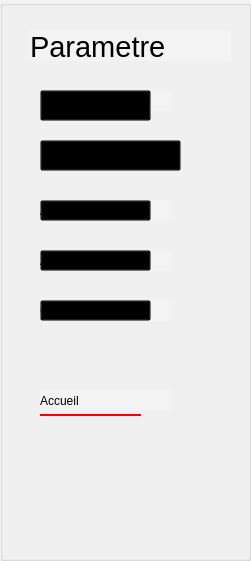
     <widget class="QGroupBox" name="groupBox_5">
      <property name="geometry">
       <rect>
        <x>580</x>
        <y>10</y>
        <width>251</width>
        <height>561</height>
       </rect>
      </property>
      <property name="styleSheet">
       <string notr="true">background-color: rgb(243, 243, 243);</string>
      </property>
      <property name="title">
       <string/>
      </property>
      <widget class="QLabel" name="label_31">
       <property name="geometry">
        <rect>
         <x>40</x>
         <y>90</y>
         <width>131</width>
         <height>21</height>
        </rect>
       </property>
       <property name="styleSheet">
        <string notr="true">font: 14pt &quot;Poor Richard&quot;;
</string>
       </property>
       <property name="text">
        <string>Mon compte</string>
       </property>
      </widget>
      <widget class="QLabel" name="label_32">
       <property name="geometry">
        <rect>
         <x>30</x>
         <y>30</y>
         <width>201</width>
         <height>31</height>
        </rect>
       </property>
       <property name="styleSheet">
        <string notr="true">font: 14pt &quot;Poor Richard&quot;;
</string>
       </property>
       <property name="text">
        <string>&lt;html&gt;&lt;head/&gt;&lt;body&gt;&lt;p&gt;&lt;span style=&quot; font-size:22pt;&quot;&gt;Parametre&lt;/span&gt;&lt;/p&gt;&lt;/body&gt;&lt;/html&gt;</string>
       </property>
      </widget>
      <widget class="QLabel" name="label_33">
       <property name="geometry">
        <rect>
         <x>40</x>
         <y>140</y>
         <width>131</width>
         <height>21</height>
        </rect>
       </property>
       <property name="styleSheet">
        <string notr="true">font: 14pt &quot;Poor Richard&quot;;
</string>
       </property>
       <property name="text">
        <string>Personnalisation</string>
       </property>
      </widget>
      <widget class="QPushButton" name="btn_cle2">
       <property name="geometry">
        <rect>
         <x>40</x>
         <y>385</y>
         <width>101</width>
         <height>31</height>
        </rect>
       </property>
       <property name="cursor">
        <cursorShape>PointingHandCursor</cursorShape>
       </property>
       <property name="styleSheet">
        <string notr="true">background:transparent;font: 14pt &quot;Poor Richard&quot;;border:solid;
border-bottom:2px solid red;

</string>
       </property>
       <property name="text">
        <string/>
       </property>
      </widget>
      <widget class="QLabel" name="label_50">
       <property name="geometry">
        <rect>
         <x>40</x>
         <y>250</y>
         <width>131</width>
         <height>21</height>
        </rect>
       </property>
       <property name="styleSheet">
        <string notr="true">font: 14pt &quot;Poor Richard&quot;;
</string>
       </property>
       <property name="text">
        <string>Apropos</string>
       </property>
      </widget>
      <widget class="QLabel" name="label_52">
       <property name="geometry">
        <rect>
         <x>40</x>
         <y>200</y>
         <width>131</width>
         <height>21</height>
        </rect>
       </property>
       <property name="styleSheet">
        <string notr="true">font: 14pt &quot;Poor Richard&quot;;
</string>
       </property>
       <property name="text">
        <string>Aide</string>
       </property>
      </widget>
      <widget class="QLabel" name="label_53">
       <property name="geometry">
        <rect>
         <x>40</x>
         <y>300</y>
         <width>131</width>
         <height>21</height>
        </rect>
       </property>
       <property name="styleSheet">
        <string notr="true">font: 14pt &quot;Poor Richard&quot;;
</string>
       </property>
       <property name="text">
        <string>Contacts</string>
       </property>
      </widget>
      <widget class="QPushButton" name="compte">
       <property name="geometry">
        <rect>
         <x>40</x>
         <y>90</y>
         <width>111</width>
         <height>31</height>
        </rect>
       </property>
       <property name="cursor">
        <cursorShape>PointingHandCursor</cursorShape>
       </property>
       <property name="styleSheet">
        <string notr="true">background:transparent;</string>
       </property>
       <property name="text">
        <string/>
       </property>
      </widget>
      <widget class="QPushButton" name="personnalise">
       <property name="geometry">
        <rect>
         <x>40</x>
         <y>140</y>
         <width>141</width>
         <height>31</height>
        </rect>
       </property>
       <property name="cursor">
        <cursorShape>PointingHandCursor</cursorShape>
       </property>
       <property name="styleSheet">
        <string notr="true">background:transparent;</string>
       </property>
       <property name="text">
        <string/>
       </property>
      </widget>
      <widget class="QPushButton" name="aide">
       <property name="geometry">
        <rect>
         <x>40</x>
         <y>200</y>
         <width>111</width>
         <height>21</height>
        </rect>
       </property>
       <property name="cursor">
        <cursorShape>PointingHandCursor</cursorShape>
       </property>
       <property name="styleSheet">
        <string notr="true">background:transparent;</string>
       </property>
       <property name="text">
        <string/>
       </property>
      </widget>
      <widget class="QPushButton" name="apropos">
       <property name="geometry">
        <rect>
         <x>40</x>
         <y>250</y>
         <width>111</width>
         <height>21</height>
        </rect>
       </property>
       <property name="cursor">
        <cursorShape>PointingHandCursor</cursorShape>
       </property>
       <property name="styleSheet">
        <string notr="true">background:transparent;</string>
       </property>
       <property name="text">
        <string/>
       </property>
      </widget>
      <widget class="QPushButton" name="contact">
       <property name="geometry">
        <rect>
         <x>40</x>
         <y>300</y>
         <width>111</width>
         <height>21</height>
        </rect>
       </property>
       <property name="cursor">
        <cursorShape>PointingHandCursor</cursorShape>
       </property>
       <property name="styleSheet">
        <string notr="true">background:transparent;</string>
       </property>
       <property name="text">
        <string/>
       </property>
      </widget>
      <widget class="QLabel" name="label_56">
       <property name="geometry">
        <rect>
         <x>40</x>
         <y>390</y>
         <width>131</width>
         <height>21</height>
        </rect>
       </property>
       <property name="styleSheet">
        <string notr="true">font: 14pt &quot;Poor Richard&quot;;
</string>
       </property>
       <property name="text">
        <string>Accueil</string>
       </property>
      </widget>
      <zorder>label_31</zorder>
      <zorder>label_32</zorder>
      <zorder>label_33</zorder>
      <zorder>label_50</zorder>
      <zorder>label_52</zorder>
      <zorder>label_53</zorder>
      <zorder>compte</zorder>
      <zorder>personnalise</zorder>
      <zorder>aide</zorder>
      <zorder>apropos</zorder>
      <zorder>contact</zorder>
      <zorder>label_56</zorder>
      <zorder>btn_cle2</zorder>
     </widget>
